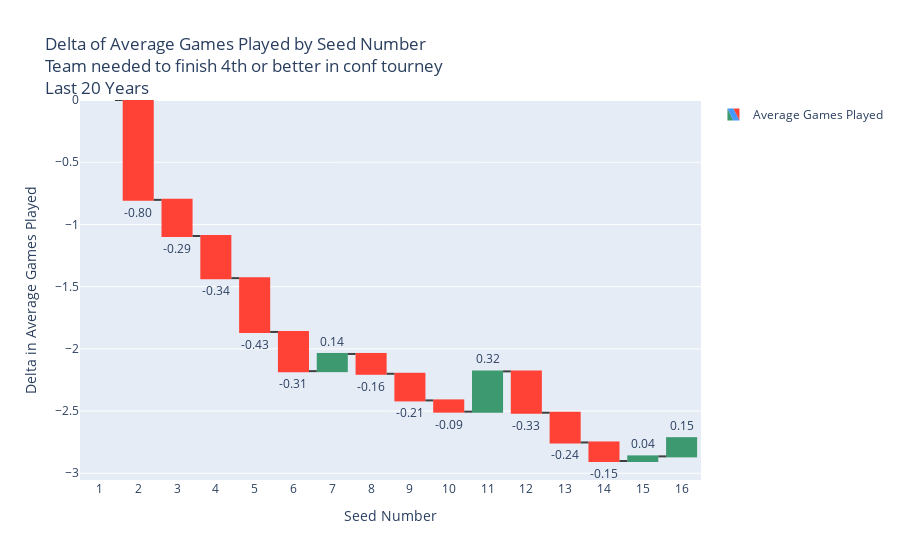

The cell this chart's notebook holds for it:
### Code cell
import plotly.graph_objects as go
import numpy as np
df = top8conftourneyResults

# Assuming 'df' is your DataFrame with detailed game records, including SeedNum
# Calculate the average games played for each SeedNum
avg_games_played_by_seed = df.groupby('SeedNum')['GamesPlayed'].mean().reset_index()

# Sort the DataFrame by SeedNum to ensure the order is correct
avg_games_played_by_seed = avg_games_played_by_seed.sort_values(by='SeedNum')

# Calculate the deltas for the waterfall chart
# For the waterfall chart, the first delta is the average games played by the 1 seed
# Subsequent deltas are the changes from one seed to the next
deltas = np.diff(avg_games_played_by_seed['GamesPlayed'], prepend=avg_games_played_by_seed['GamesPlayed'].iloc[0])

# Adjust the measures array for the waterfall chart
measures = ['relative'] * len(deltas)
measures[0] = 'absolute'  # The first value is the starting point (absolute)

# Text for the annotations
text_values = [f"{delta:.2f}" if i != 0 else f"{avg_games_played_by_seed['GamesPlayed'].iloc[0]:.2f}" for i, delta in enumerate(deltas)]

# Create the waterfall chart
fig = go.Figure(go.Waterfall(
    name="Average Games Played",
    orientation="v",
    measure=measures,
    x=avg_games_played_by_seed['SeedNum'].astype(str).tolist(),
    textposition="outside",
    text=text_values,
    y=deltas,
    connector={"line":{"color":"rgb(63, 63, 63)"}},
))

fig.update_layout(
    title="Delta of Average Games Played by Seed Number <br>Team needed to finish 4th or better in conf tourney<br>Last 20 Years",
    xaxis_title="Seed Number",
    yaxis_title="Delta in Average Games Played",
    showlegend=True
)

fig.show()
print(avg_games_played_by_seed)

### Figure 1 — Plotly figure (JSON) as saved in the notebook; plotly's stock layout.template omitted (floating-point values rounded to 4 significant figures)
{"data": [{"connector": {"line": {"color": "rgb(63, 63, 63)"}}, "measure": ["absolute", "relative", "relative", "relative", "relative", "relative", "relative", "relative", "relative", "relative", "relative", "relative", "relative", "relative", "relative", "relative"], "name": "Average Games Played", "orientation": "v", "text": ["4.03", "-0.80", "-0.29", "-0.34", "-0.43", "-0.31", "0.14", "-0.16", "-0.21", "-0.09", "0.32", "-0.33", "-0.24", "-0.15", "0.04", "0.15"], "textposition": "outside", "type": "waterfall", "x": ["1", "2", "3", "4", "5", "6", "7", "8", "9", "10", "11", "12", "13", "14", "15", "16"], "y": [0, -0.8026, -0.2904, -0.3387, -0.4324, -0.3149, 0.1381, -0.1592, -0.2141, -0.0902, 0.3235, -0.3321, -0.2392, -0.149, 0.03716, 0.1462]}], "layout": {"showlegend": true, "title": {"text": "Delta of Average Games Played by Seed Number <br>Team needed to finish 4th or better in conf tourney<br>Last 20 Years"}, "xaxis": {"title": {"text": "Seed Number"}}, "yaxis": {"title": {"text": "Delta in Average Games Played"}}}}
